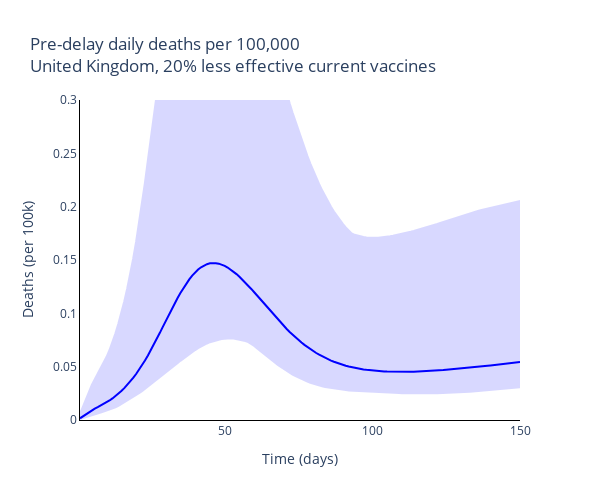
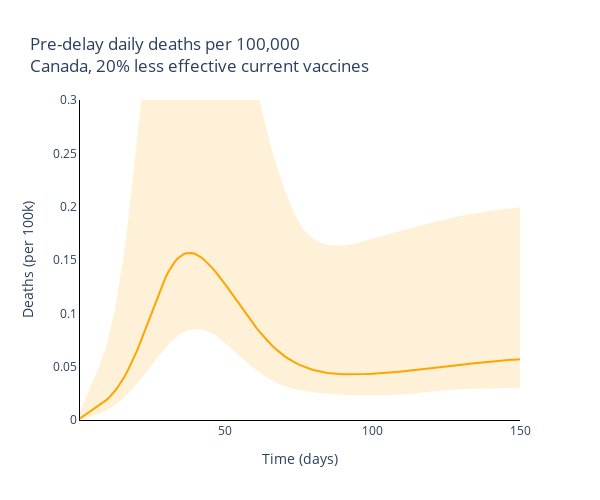
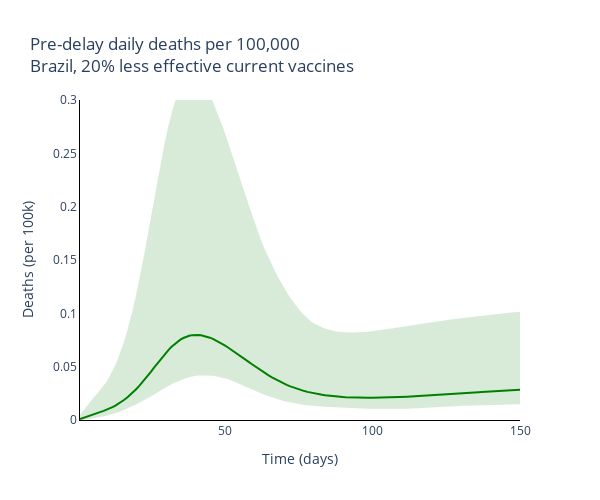
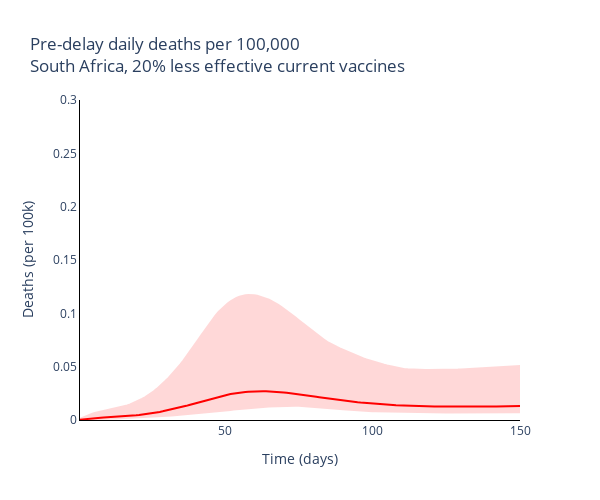

These figures' notebook cell, in order:
### Markdown cell above
### Deaths no booster 20% reduction

### Code cell
new_scenario_names = ['Scenario {}'.format(s+1) for s, scenario in enumerate(scenario_names[:-1])] + [scenario_names[-1]]

# Plot for each region
for r, reg in enumerate(regions):
    # Plot for each boosting scenario
    for s, scenario in enumerate(new_scenario_names):
        fig = go.Figure()
        fig.add_trace(
            go.Scatter(
                y=total_deaths_no_boosters20_mean[r][0, :],
                x=times,
                mode='lines',
                name='Variant-adapted vaccine with delay',
                line=dict(
                    color=colours[r]),
                showlegend=False
            )
        )

        fig.add_trace(
            go.Scatter(
                y=total_deaths_no_boosters20_upper[r][0, :].tolist() + total_deaths_no_boosters20_lower[r][0, :].tolist()[::-1],
                x=times + times[::-1],
                mode='lines',
                name='Variant-adapted vaccine with delay',
                fill='toself',
                fillcolor=colours[r],
                line_color=colours[r],
                opacity=0.15,
                showlegend=False
            )
        )
        
    # Add axis labels
    fig.update_layout(
        boxmode='group',
        title='Pre-delay daily deaths per 100,000<br>{}, 20% less effective current vaccines'.format(reg),
        width=600,
        height=500,
        plot_bgcolor='white',
        xaxis=dict(
            linecolor='black',
            title='Time (days)'
            ),
        yaxis=dict(
            linecolor='black',
            title='Deaths (per 100k)',
            range=[0, 0.3]),
        hovermode='x unified',
        legend=dict(
                orientation="h",
                yanchor="bottom",
                y=1.01,
                xanchor="right",
                x=0.99
            )
        )

    fig.write_image('images/report5_time_switch_vaccine_type/No booster deaths for {} 20.pdf'.format(reg))
    fig.show()

### Figure 1 — Plotly figure (JSON) as saved in the notebook; plotly's stock layout.template omitted (floating-point values rounded to 4 significant figures; data arrays with more than 128 entries replaced by an {"elided": "..."} marker saying what was removed)
{"data": [{"line": {"color": "blue"}, "mode": "lines", "name": "Variant-adapted vaccine with delay", "showlegend": false, "type": "scatter", "x": {"elided": "150 int values"}, "y": {"elided": "150 float values"}}, {"fill": "toself", "fillcolor": "blue", "line": {"color": "blue"}, "mode": "lines", "name": "Variant-adapted vaccine with delay", "opacity": 0.15, "showlegend": false, "type": "scatter", "x": {"elided": "300 int values"}, "y": {"elided": "300 float values"}}], "layout": {"boxmode": "group", "height": 500, "hovermode": "x unified", "legend": {"orientation": "h", "x": 0.99, "xanchor": "right", "y": 1.01, "yanchor": "bottom"}, "plot_bgcolor": "white", "title": {"text": "Pre-delay daily deaths per 100,000<br>United Kingdom, 20% less effective current vaccines"}, "width": 600, "xaxis": {"linecolor": "black", "title": {"text": "Time (days)"}}, "yaxis": {"linecolor": "black", "range": [0, 0.3], "title": {"text": "Deaths (per 100k)"}}}}

### Figure 2 — Plotly figure (JSON) as saved in the notebook; plotly's stock layout.template omitted (floating-point values rounded to 4 significant figures; data arrays with more than 128 entries replaced by an {"elided": "..."} marker saying what was removed)
{"data": [{"line": {"color": "orange"}, "mode": "lines", "name": "Variant-adapted vaccine with delay", "showlegend": false, "type": "scatter", "x": {"elided": "150 int values"}, "y": {"elided": "150 float values"}}, {"fill": "toself", "fillcolor": "orange", "line": {"color": "orange"}, "mode": "lines", "name": "Variant-adapted vaccine with delay", "opacity": 0.15, "showlegend": false, "type": "scatter", "x": {"elided": "300 int values"}, "y": {"elided": "300 float values"}}], "layout": {"boxmode": "group", "height": 500, "hovermode": "x unified", "legend": {"orientation": "h", "x": 0.99, "xanchor": "right", "y": 1.01, "yanchor": "bottom"}, "plot_bgcolor": "white", "title": {"text": "Pre-delay daily deaths per 100,000<br>Canada, 20% less effective current vaccines"}, "width": 600, "xaxis": {"linecolor": "black", "title": {"text": "Time (days)"}}, "yaxis": {"linecolor": "black", "range": [0, 0.3], "title": {"text": "Deaths (per 100k)"}}}}

### Figure 3 — Plotly figure (JSON) as saved in the notebook; plotly's stock layout.template omitted (floating-point values rounded to 4 significant figures; data arrays with more than 128 entries replaced by an {"elided": "..."} marker saying what was removed)
{"data": [{"line": {"color": "green"}, "mode": "lines", "name": "Variant-adapted vaccine with delay", "showlegend": false, "type": "scatter", "x": {"elided": "150 int values"}, "y": {"elided": "150 float values"}}, {"fill": "toself", "fillcolor": "green", "line": {"color": "green"}, "mode": "lines", "name": "Variant-adapted vaccine with delay", "opacity": 0.15, "showlegend": false, "type": "scatter", "x": {"elided": "300 int values"}, "y": {"elided": "300 float values"}}], "layout": {"boxmode": "group", "height": 500, "hovermode": "x unified", "legend": {"orientation": "h", "x": 0.99, "xanchor": "right", "y": 1.01, "yanchor": "bottom"}, "plot_bgcolor": "white", "title": {"text": "Pre-delay daily deaths per 100,000<br>Brazil, 20% less effective current vaccines"}, "width": 600, "xaxis": {"linecolor": "black", "title": {"text": "Time (days)"}}, "yaxis": {"linecolor": "black", "range": [0, 0.3], "title": {"text": "Deaths (per 100k)"}}}}

### Figure 4 — Plotly figure (JSON) as saved in the notebook; plotly's stock layout.template omitted (floating-point values rounded to 4 significant figures; data arrays with more than 128 entries replaced by an {"elided": "..."} marker saying what was removed)
{"data": [{"line": {"color": "red"}, "mode": "lines", "name": "Variant-adapted vaccine with delay", "showlegend": false, "type": "scatter", "x": {"elided": "150 int values"}, "y": {"elided": "150 float values"}}, {"fill": "toself", "fillcolor": "red", "line": {"color": "red"}, "mode": "lines", "name": "Variant-adapted vaccine with delay", "opacity": 0.15, "showlegend": false, "type": "scatter", "x": {"elided": "300 int values"}, "y": {"elided": "300 float values"}}], "layout": {"boxmode": "group", "height": 500, "hovermode": "x unified", "legend": {"orientation": "h", "x": 0.99, "xanchor": "right", "y": 1.01, "yanchor": "bottom"}, "plot_bgcolor": "white", "title": {"text": "Pre-delay daily deaths per 100,000<br>South Africa, 20% less effective current vaccines"}, "width": 600, "xaxis": {"linecolor": "black", "title": {"text": "Time (days)"}}, "yaxis": {"linecolor": "black", "range": [0, 0.3], "title": {"text": "Deaths (per 100k)"}}}}
